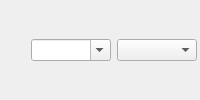
         <widget class="QFrame" name="frameAdv">
          <property name="sizePolicy">
           <sizepolicy hsizetype="Expanding" vsizetype="Preferred">
            <horstretch>0</horstretch>
            <verstretch>0</verstretch>
           </sizepolicy>
          </property>
          <property name="minimumSize">
           <size>
            <width>0</width>
            <height>35</height>
           </size>
          </property>
          <property name="frameShape">
           <enum>QFrame::NoFrame</enum>
          </property>
          <property name="frameShadow">
           <enum>QFrame::Raised</enum>
          </property>
          <layout class="QHBoxLayout" name="horizontalLayout_7">
           <property name="margin">
            <number>0</number>
           </property>
           <item>
            <widget class="QPushButton" name="addBookPar">
             <property name="maximumSize">
              <size>
               <width>25</width>
               <height>16777215</height>
              </size>
             </property>
             <property name="toolTip">
              <string>Save Profile</string>
             </property>
             <property name="text">
              <string/>
             </property>
             <property name="icon">
              <iconset resource="../mainwin.qrc">
               <normaloff>:/images/images/bookmark_add.png</normaloff>:/images/images/bookmark_add.png</iconset>
             </property>
             <property name="flat">
              <bool>true</bool>
             </property>
            </widget>
           </item>
           <item>
            <widget class="QComboBox" name="comboAdv">
             <property name="editable">
              <bool>true</bool>
             </property>
            </widget>
           </item>
           <item>
            <widget class="QComboBox" name="comboPar">
             <property name="maximumSize">
              <size>
               <width>300</width>
               <height>16777215</height>
              </size>
             </property>
             <property name="insertPolicy">
              <enum>QComboBox::InsertAfterCurrent</enum>
             </property>
            </widget>
           </item>
           <item>
            <spacer name="horizontalSpacer_2">
             <property name="orientation">
              <enum>Qt::Horizontal</enum>
             </property>
             <property name="sizeType">
              <enum>QSizePolicy::Fixed</enum>
             </property>
             <property name="sizeHint" stdset="0">
              <size>
               <width>3</width>
               <height>20</height>
              </size>
             </property>
            </spacer>
           </item>
          </layout>
         </widget>
